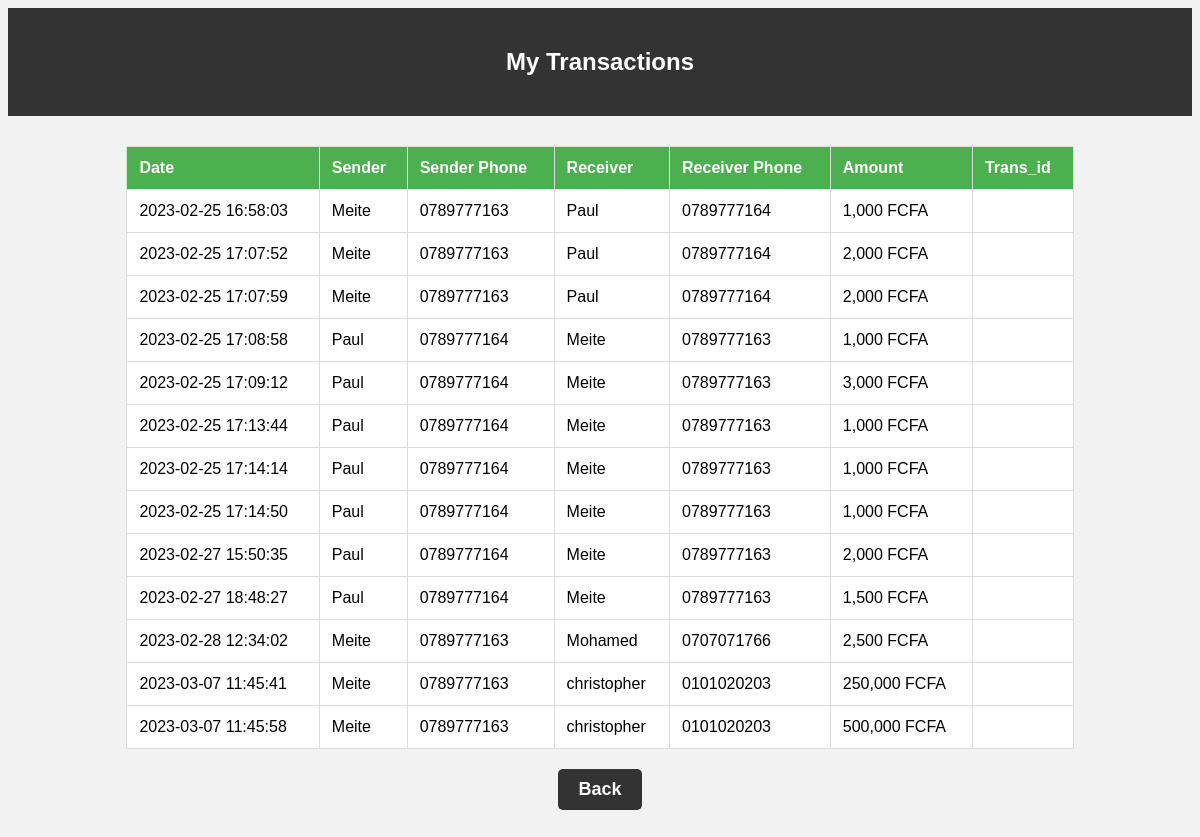
The page /transactionDetail.php (signed in) on the database as committed earlier.
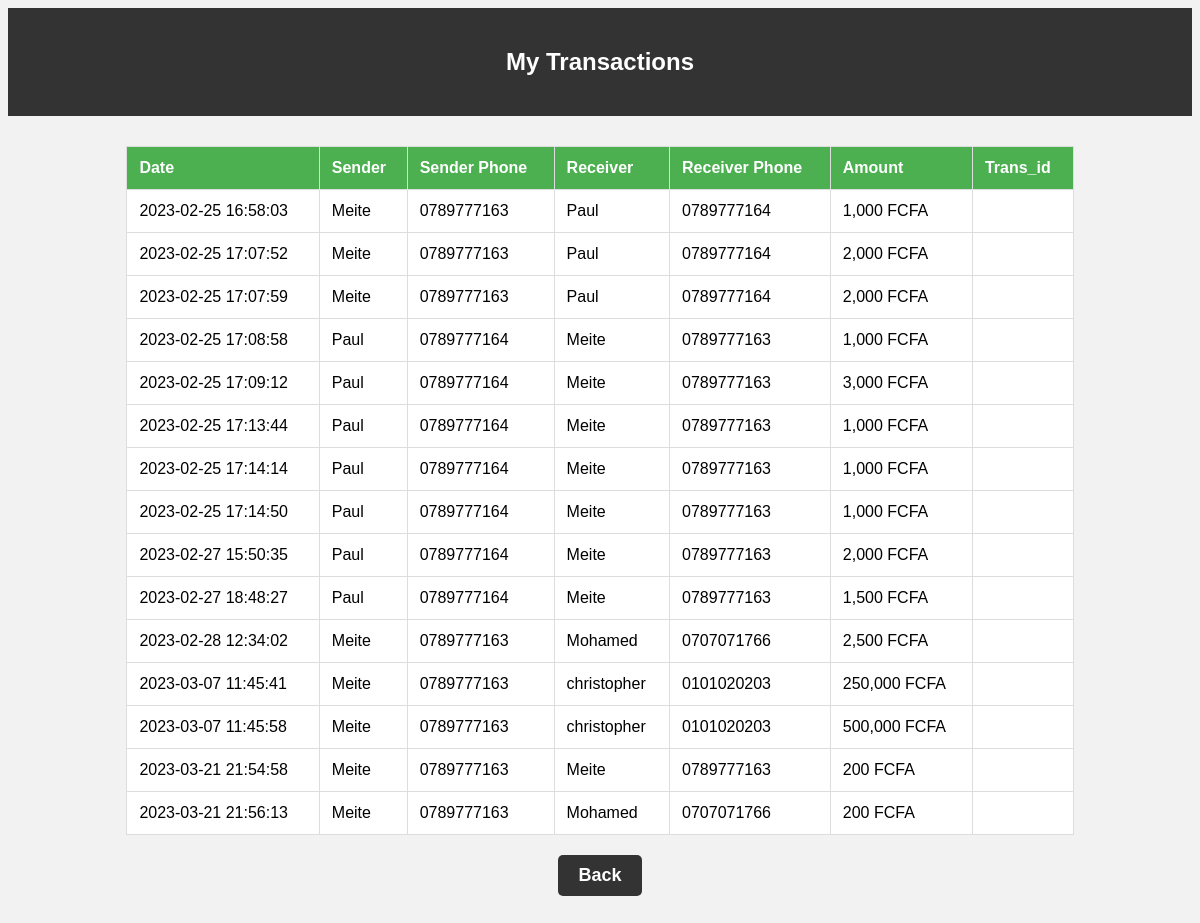
The same page on the database as committed later.
### tables this page shows
CREATE TABLE `transaction` (
  `transaction_id` int(11) NOT NULL,
  `sender` varchar(111) NOT NULL,
  `receiver` varchar(111) NOT NULL,
  `timestamp` timestamp NOT NULL DEFAULT current_timestamp() ON UPDATE current_timestamp(),
  `amount` int(11) NOT NULL
);

CREATE TABLE `atlasin` (
  `id` int(11) UNSIGNED NOT NULL,
  `name` text NOT NULL,
  `email` varchar(100) NOT NULL,
  `phone` varchar(10) NOT NULL,
  `password` int(4) NOT NULL,
  `balance` int(11) NOT NULL
);

### transactionDetail.php (the view, shortened to what this page needs)
<?php
include "db_connect.php";
$id = $_SESSION['id'];
$sql_transactions = "SELECT t.timestamp, s.name as sender_name, s.phone as sender_phone, r.name as receiver_name, r.phone
as receiver_phone, (t.amount - t.fees) as amount ,t.transaction_number as trans_id
                     FROM transaction t
                     JOIN atlasin s ON t.sender = s.id
                     JOIN atlasin r ON t.receiver = r.id
                     WHERE t.sender='$id' OR t.receiver='$id'";
$result_transactions = mysqli_query($conn, $sql_transactions);
?>
<!DOCTYPE html>
<html>
<head>
</head>
<body>
    <header>
    <h2>My Transactions</h2>
    </header>
    <?php if (mysqli_num_rows($result_transactions) > 0): ?>
        <table>
            <thead>
                <tr>
                   <th>Date</th>
								<th>Sender</th>
								<th>Sender Phone</th>
								<th>Receiver</th>
								<th>Receiver Phone</th>
								<th>Amount</th>
                                <th>Trans_id</th>
                </tr>
            </thead>
            <tbody>
                <?php while ($row = mysqli_fetch_assoc($result_transactions)): ?>
                    <tr>
                       <td><?php echo $row['timestamp']; ?></td>
									<td><?php echo $row['sender_name']; ?></td>
									<td><?php echo $row['sender_phone']; ?></td>
									<td><?php echo $row['receiver_name']; ?></td>
									<td><?php echo $row['receiver_phone']; ?></td>
                                    <td><?php echo number_format($row['amount'], 0, '', ','); ?> FCFA</td>
                                    <td><?php echo $row['trans_id']; ?></td>
                    </tr>
                <?php endwhile; ?>
            </tbody>
        </table>
    <?php else: ?>
        <p>No transactions found.</p>
    <?php endif; ?>
    <div class="button-container-div">
    <input type="button" value="Back" onclick="window.location.href='atlasmoney.php'">
    </div>
</body>
</html>

### transactionDetail.php (style rules this page uses)
body { font-family: Arial, sans-serif; background-color: #f2f2f2; }
header { background-color: #333; color: #fff; padding: 20px; text-align: center; margin-bottom: 30px; }
table { background-color: #fff; width: 80%; margin: 20px auto; border-collapse: collapse; }
th, td { padding: 12px; text-align: left; border: 1px solid #ddd; }
th { background-color: #4CAF50; color: #fff; }
h2 { text-align: center; margin-top: 20px; }
input[type="button"] { background-color: #333; color: #fff; border: none; padding: 10px 20px; font-size: 18px; font-weight: bold; border-radius: 5px; cursor: pointer; }
.button-container-div { text-align: center; height: 40vh; }

Rows that differ between the two databases and show on the page:
added transaction: timestamp "2023-03-21 21:54:58", atlasin.name "Meite", atlasin.phone "0789777163", amount "200"
added transaction: timestamp "2023-03-21 21:56:13", atlasin.name "Meite", atlasin.phone "0789777163", atlasin.name "Mohamed", atlasin.phone "0707071766", amount "200"
